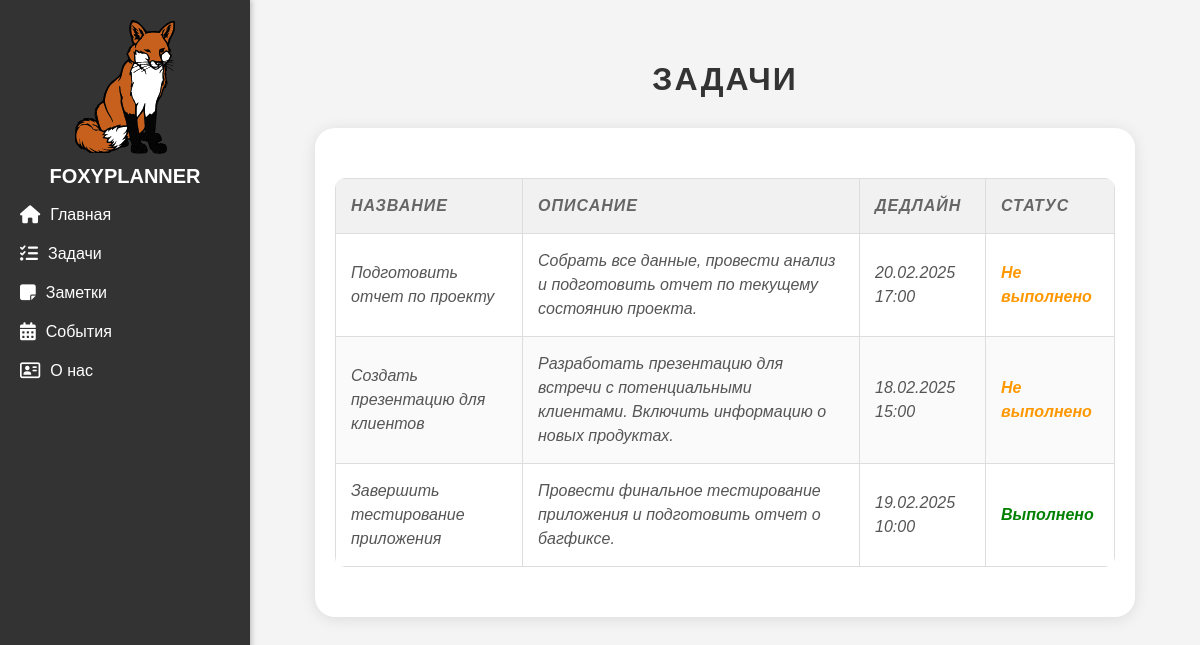
/tasks/, run on the app's committed database.
### tasks/models.py (models this page shows, shortened)
class Task(models.Model):
    title = models.CharField(max_length=200)  # Название задачи
    description = models.TextField()  # Описание задачи
    deadline = models.DateTimeField()  # Дедлайн задачи
    is_completed = models.BooleanField(default=False)  # Статус выполнения задачи
    class Meta:
        verbose_name = "Задача"
        verbose_name_plural = "Задачи"

### tasks/views.py (the view)
# urls.py: path('tasks/', include ('tasks.urls')),
def tasks(request):
    tasks = Task.objects.order_by("is_completed")  # Получаем все задачи из базы данных
    return render(request, 'tasks/tasks.html', {'tasks': tasks})

### tasks/templates/tasks/tasks.html (shortened to what this page needs)
{% extends 'main/layout.html'%}
{% block content %}
<h1>Задачи</h1>
{% if tasks %}
    <div class="task-table-container">
        <table class="task-table">
            <thead>
                <tr>
                    <th>Название</th>
                    <th>Описание</th>
                    <th>Дедлайн</th>
                    <th>Статус</th>
                </tr>
            </thead>
            <tbody>
                {% for task in tasks %}
                <tr>
                    <td>{{ task.title }}</td>
                    <td>{{ task.description }}</td>
                    <td>{{ task.deadline|date:"d.m.Y H:i" }}</td>
                    <td class="status {% if task.is_completed %}completed{% endif %}">
                        {% if task.is_completed %}Выполнено{% else %}Не выполнено{% endif %}
                    </td>
                </tr>
                {% endfor %}
            </tbody>
        </table>
    </div>
{% else %}
    <p>Задачи отсутствуют</p>
{% endif %}
{% endblock %}

### main/static/main/css/main.css (style rules this page uses)
body { font-family: Arial, sans-serif; margin: 0; padding: 0; display: flex; background-color: #f4f4f4; }
h1 { color: #333; text-align: center; }
h1, h2, h3 { font-family: 'Arial', sans-serif; color: #333; text-align: center; font-weight: bold; }
h1 { font-size: 32px; margin-bottom: 15px; text-transform: uppercase; letter-spacing: 2px; }
.task-table-container { max-width: 100%; margin: 30px auto; padding: 20px; background-color: #fff; border-radius: 20px; box-shadow: 0 2px 15px rgba(0, 0, 0, 0.1); }
.task-table { width: 100%; margin: 30px auto; border-collapse: collapse; box-shadow: none; border-radius: 10px; overflow: hidden; }
.task-table th, .task-table td { padding: 15px; text-align: left; border: 1px solid #ddd; font-size: 16px; color: #555; font-style: italic; }
.task-table th { background-color: #f1f1f1; color: #666; font-weight: bold; text-transform: uppercase; letter-spacing: 1px; }
.task-table tr:nth-child(even) { background-color: #fafafa; }
.task-table td.status { font-weight: bold; color: #ff9800; }
.task-table td.status.completed { color: green; }

### data on the page
Task: title "Подготовить отчет по проекту", description "Собрать все данные, провести анализ и подготовить отчет по текущему состоянию проекта.", deadline "20.02.2025 17:00", is_completed "Не выполнено"
Task: title "Создать презентацию для клиентов", description "Разработать презентацию для встречи с потенциальными клиентами. Включить информацию о новых продуктах.", deadline "18.02.2025 15:00", is_completed "Не выполнено"
Task: title "Завершить тестирование приложения", description "Провести финальное тестирование приложения и подготовить отчет о багфиксе.", deadline "19.02.2025 10:00", is_completed "Выполнено"
